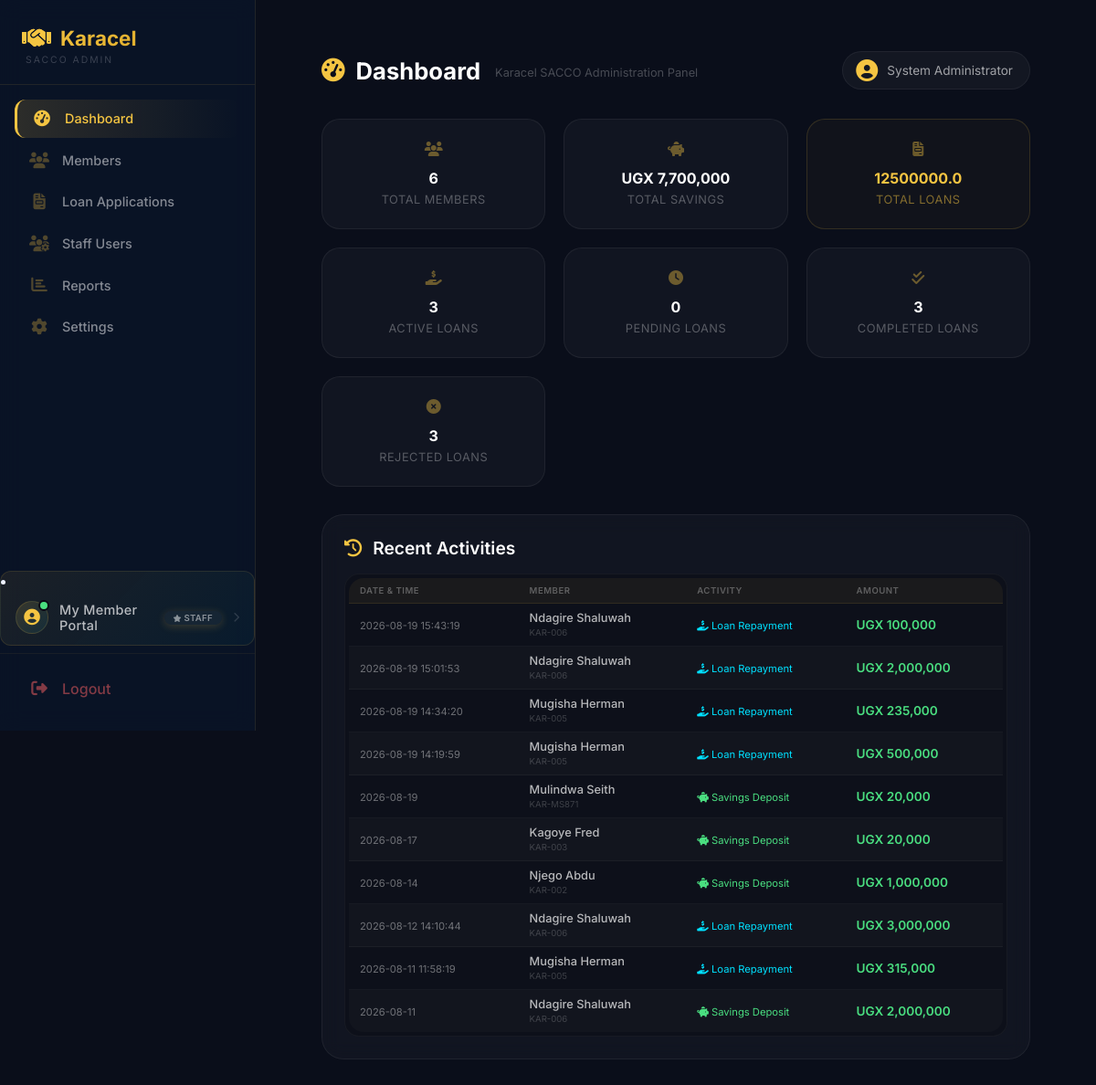
The app's page /admin/dashboard (signed in), older data.
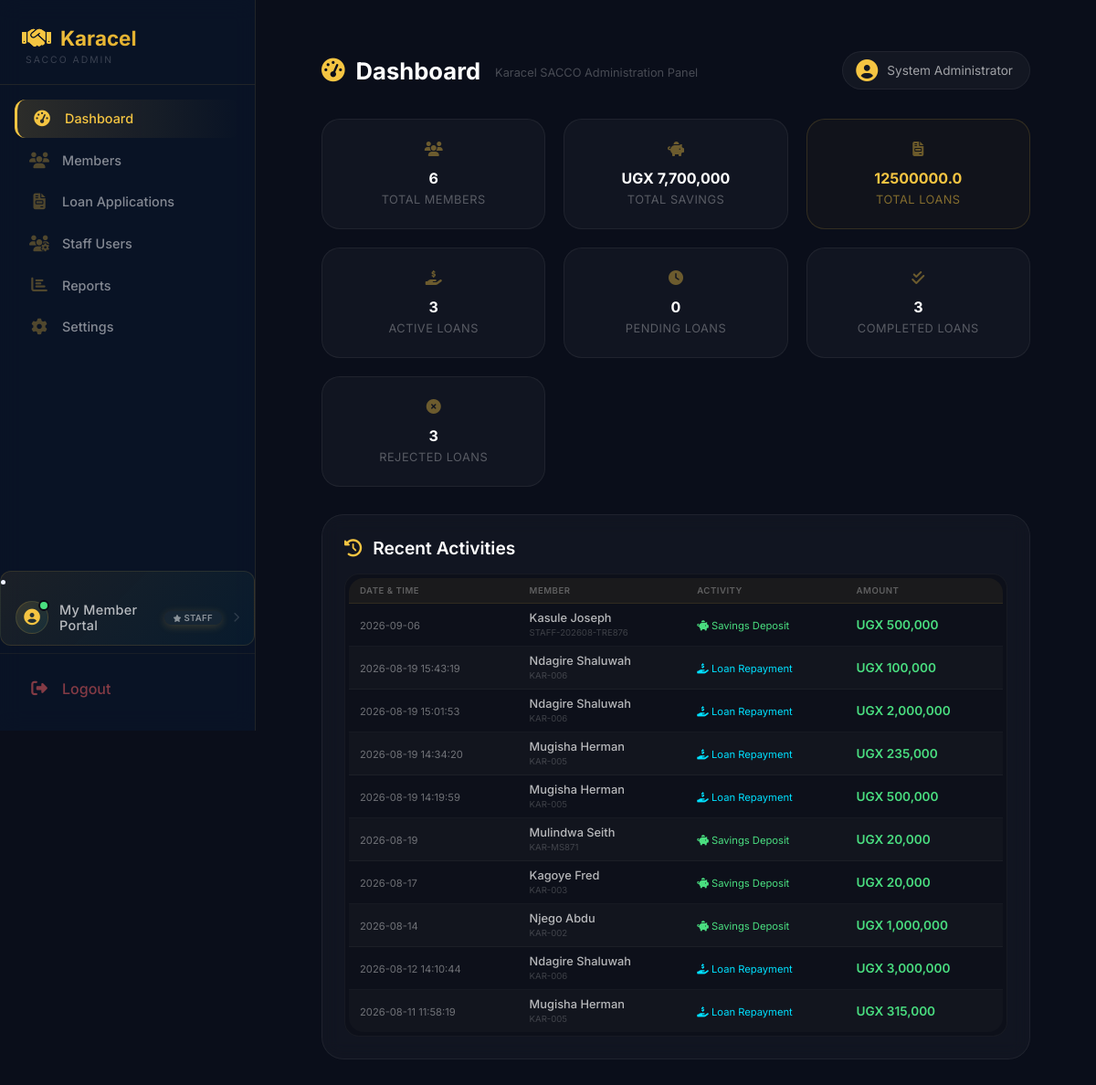
The same page, newer data.
### tables this page shows
CREATE TABLE users (
        id INTEGER PRIMARY KEY AUTOINCREMENT,
        full_name TEXT NOT NULL,
        gender TEXT,
        dob TEXT,
        sacco_number TEXT UNIQUE NOT NULL,
        email TEXT,
        phone TEXT,
        address TEXT,
        password TEXT NOT NULL,
        role TEXT DEFAULT 'member',
        status TEXT DEFAULT 'active',
        savings_balance REAL DEFAULT 0,
        next_of_kin_name TEXT,
        relationship TEXT,
        next_of_kin_phone TEXT,
        registration_date TIMESTAMP DEFAULT CURRENT_TIMESTAMP
    , kai_shares INTEGER DEFAULT 0, ks_shares INTEGER DEFAULT 0, kac_paid INTEGER DEFAULT 0, kac_paid_date TEXT, registration_fee_paid INTEGER DEFAULT 0, registration_fee_paid_date TEXT);

CREATE TABLE savings_deposits (
            id INTEGER PRIMARY KEY AUTOINCREMENT,
            user_id INTEGER NOT NULL,
            amount REAL NOT NULL,
            deposit_date TEXT NOT NULL,
            payment_method TEXT,
            receipt_number TEXT,
            notes TEXT,
            created_at TIMESTAMP DEFAULT CURRENT_TIMESTAMP, reference TEXT, savings_type TEXT DEFAULT "KAI", shares INTEGER DEFAULT 0,
            FOREIGN KEY (user_id) REFERENCES users(id)
        );

### app.py (the view, shortened to what this page needs)
@app.route("/admin/dashboard")
def admin_dashboard():
    if session.get("role") != "admin":
        return redirect("/login")
    conn = get_db()
    total_members = conn.execute("""
        SELECT COUNT(*) FROM users WHERE LOWER(role) = 'member'
    """).fetchone()[0]
    total_savings = conn.execute("""
        SELECT COALESCE(SUM(savings_balance), 0)
        FROM users
        WHERE LOWER(role) = 'member'
    """).fetchone()[0]
    monthly_savings = conn.execute("""
        SELECT COALESCE(SUM(amount), 0)
        FROM savings_deposits
        WHERE deposit_date >= date('now', 'start of month')
    """).fetchone()[0]
    total_deposits = conn.execute("""
        SELECT COUNT(*) FROM savings_deposits
    """).fetchone()[0]
    recent_deposits = conn.execute("""
        SELECT sd.*, u.full_name, u.sacco_number
        FROM savings_deposits sd
        JOIN users u ON sd.user_id = u.id
        ORDER BY sd.deposit_date DESC
        LIMIT 5
    """).fetchall()
    members = conn.execute("""
        SELECT
            u.*,
            COALESCE((SELECT COUNT(*) FROM loans WHERE user_id = u.id AND status IN ('approved', 'disbursed', 'active')), 0) as active_loans_count
        FROM users u
        WHERE LOWER(u.role) = 'member'
        ORDER BY u.id DESC
    """).fetchall()
    total_loans = conn.execute("""
        SELECT COALESCE(SUM(amount), 0)
        FROM loans
        WHERE status IN ('approved', 'disbursed', 'active')
    """).fetchone()[0]
    active_loans = conn.execute("""
        SELECT COUNT(*)
        FROM loans
        WHERE status IN ('approved', 'disbursed', 'active')
    """).fetchone()[0]
    pending_loans = conn.execute("""
        SELECT COUNT(*)
        FROM loans
        WHERE status = 'pending'
    """).fetchone()[0]
    approved_loans = conn.execute("""
        SELECT COUNT(*)
        FROM loans
        WHERE status = 'approved'
    """).fetchone()[0]
    rejected_loans = conn.execute("""
        SELECT COUNT(*)
        FROM loans
        WHERE status = 'rejected'
    """).fetchone()[0]
    disbursed_loans = conn.execute("""
        SELECT COUNT(*)
        FROM loans
        WHERE status = 'disbursed'
    """).fetchone()[0]
    completed_loans = conn.execute("""
        SELECT COUNT(*)
        FROM loans
        WHERE status = 'completed'
    """).fetchone()[0]
    loan_applications = conn.execute("""
        SELECT
            l.*,
            u.full_name,
            u.savings_balance,
            COALESCE((SELECT COUNT(*) FROM loan_guarantors WHERE loan_id = l.id AND status = 'active'), 0) as total_guarantors,
            COALESCE((SELECT COUNT(*) FROM loan_guarantors WHERE loan_id = l.id AND status = 'pending'), 0) as pending_guarantors
        FROM loans l
        JOIN users u ON l.user_id = u.id
        ORDER BY
            CASE
                WHEN l.status = 'pending' THEN 1
                WHEN l.status = 'approved' THEN 2
                WHEN l.status = 'disbursed' THEN 3
                WHEN l.status = 'active' THEN 4
                WHEN l.status = 'completed' THEN 5
                WHEN l.status = 'rejected' THEN 6
            END,
            l.application_date DESC
        LIMIT 50
    """).fetchall()
    recent_activities = conn.execute("""
        SELECT 'deposit' as type, sd.amount, sd.deposit_date as date, u.full_name, u.sacco_number
        FROM savings_deposits sd
        JOIN users u ON sd.user_id = u.id
        UNION ALL
        SELECT 'repayment' as type, r.amount, r.payment_date as date, u.full_name, u.sacco_number
        FROM repayments r
        JOIN users u ON r.user_id = u.id
        WHERE r.status = 'completed'
        ORDER BY date DESC
        LIMIT 10
    """).fetchall()
    staff_users = conn.execute("""
        SELECT
            u.*,
            COUNT(DISTINCT l.id) as loans_processed,
            COUNT(DISTINCT sd.id) as deposits_processed
        FROM users u
        LEFT JOIN loans l ON l.user_id = u.id
        LEFT JOIN savings_deposits sd ON sd.user_id = u.id
        WHERE LOWER(u.role) IN ('admin', 'chairperson', 'treasurer', 'secretary', 'publicity')
        GROUP BY u.id
        ORDER BY
            CASE
                WHEN LOWER(u.role) = 'admin' THEN 1
                WHEN LOWER(u.role) = 'chairperson' THEN 2
                WHEN LOWER(u.role) = 'treasurer' THEN 3
                WHEN LOWER(u.role) = 'secretary' THEN 4
                WHEN LOWER(u.role) = 'publicity' THEN 5
            END,
            u.full_name
    """).fetchall()
    staff_counts = {
        'treasurer': conn.execute("SELECT COUNT(*) FROM users WHERE LOWER(role) = 'treasurer'").fetchone()[0],
        'secretary': conn.execute("SELECT COUNT(*) FROM users WHERE LOWER(role) = 'secretary'").fetchone()[0],
        'publicity': conn.execute("SELECT COUNT(*) FROM users WHERE LOWER(role) = 'publicity'").fetchone()[0],
        'admin': conn.execute("SELECT COUNT(*) FROM users WHERE LOWER(role) IN ('admin', 'chairperson')").fetchone()[0]
    }
    today = datetime.now().strftime('%Y-%m-%d')
    settings = {}
    try:
        conn.row_factory = sqlite3.Row
        settings_row = conn.execute("SELECT * FROM system_settings LIMIT 1").fetchone()
        if settings_row:
            settings = dict(settings_row)
    except Exception as e:
        print(f"Error loading settings: {e}")
        settings = {
            'sacco_name': 'Karacel Association',
            'registration_number': 'SACCO/REG/2024/001',
            'savings_interest_rate': 6.5,
            'loan_interest_rate': 12,
            'penalty_rate': 5,
            'max_loan_amount': '10,000,000',
            'min_loan_amount': '10,000',
            'max_tenure': 24,
            'kai_share_price': 100000,
            'ks_share_price': 10000,
            'kac_annual_fee': 100000,
            'registration_fee': 20000
        }
    conn.close()
    return render_template(
        "admin/admin-dashboard.html",
        members=members,
        total_members=total_members,
        total_savings=total_savings,
        monthly_savings=monthly_savings,
        total_deposits=total_deposits,
        recent_deposits=recent_deposits,
        total_loans=total_loans,
        active_loans=active_loans,
        pending_loans=pending_loans,
        approved_loans=approved_loans,
        rejected_loans=rejected_loans,
        disbursed_loans=disbursed_loans,
        completed_loans=completed_loans,
        loan_applications=loan_applications,
        recent_activities=recent_activities,
        staff_users=staff_users,
        staff_counts=staff_counts,
        today=today,
        now=datetime.now(),
        settings=settings
    )

### app.py (called while the page is built)
def get_db():
    conn = sqlite3.connect("sacco.db")
    conn.row_factory = sqlite3.Row
    return conn

@app.context_processor
def inject_globals():
    from datetime import datetime
    completed_loans = 0
    try:
        if 'user_id' in session:
            role = session.get('role', '')
            if role in ['treasurer', 'admin', 'chairperson']:
                db = get_db()
                completed_loans = db.execute("SELECT COUNT(*) FROM loans WHERE status = 'completed'").fetchone()[0]
                db.close()
    except Exception as e:
        print(f"Error getting completed_loans: {e}")
    return {
        'now': datetime.now(),
        'completed_loans': completed_loans
    }

### templates/admin/admin-dashboard.html (shortened to what the changed rows need)
{% extends "admin/admin-base.html" %}
{% block content %}
<main class="admin-main-content">
    <div class="app-bar">
        <div class="app-bar-left">
            <h2 id="appBarTitle"> Dashboard</h2>
        </div>
    </div>
    <div id="dashboard-panel" class="content-panel active">
        <div class="action-card" style="margin-top: 16px;">
            <div class="table-wrapper">
                <table class="styled-table">
                    <thead>
                        <tr>
                            <th>Date & Time</th>
                            <th>Member</th>
                            <th>Activity</th>
                            <th>Amount</th>
                        </tr>
                    </thead>
                    <tbody>
                        {% if recent_activities %}
                            {% for activity in recent_activities %}
                            <tr>
                                <td>
                                    <span style="font-size:0.7rem; color:rgba(255,255,255,0.4);">
                                        {% if activity.created_at %}
                                            {{ activity.created_at|replace(' ', '<br>')|safe }}
                                        {% elif activity.deposit_date %}
                                            {{ activity.deposit_date }}
                                        {% elif activity.date %}
                                            {{ activity.date }}
                                        {% else %}
                                            {{ activity.payment_date or 'N/A' }}
                                        {% endif %}
                                    </span>
                                </td>
                                <td>
                                    <span style="font-weight:500;">{{ activity.full_name }}</span>
                                    <br>
                                    <span style="font-size:0.6rem; color:rgba(255,255,255,0.2);">{{ activity.sacco_number or '' }}</span>
                                </td>
                                <td>
                                    {% if activity.type == 'deposit' %}
                                        <span style="color: #4ade80; font-size:0.7rem;">
                                            <i class="fas fa-piggy-bank"></i> Savings Deposit
                                        </span>
                                    {% elif activity.type == 'repayment' %}
                                        <span style="color: #00e0ff; font-size:0.7rem;">
                                            <i class="fas fa-hand-holding-usd"></i> Loan Repayment
                                        </span>
                                    {% elif activity.type == 'loan' %}
                                        <span style="color: #f5c542; font-size:0.7rem;">
                                            <i class="fas fa-file-invoice"></i> Loan Application
                                        </span>
                                    {% else %}
                                        <span style="font-size:0.7rem;">{{ activity.type|title }}</span>
                                    {% endif %}
                                </td>
                                <td style="color: #4ade80; font-weight:600; font-size:0.85rem;">
                                    UGX {{ "{:,.0f}".format(activity.amount) }}
                                </td>
                            </tr>
                            {% endfor %}
                        {% endif %}
                    </tbody>
                </table>
            </div>
        </div>
    </div>
</main>
{% endblock %}

Row changes from the older to the newer data that the page shows:
no longer on this page (row unchanged): savings_deposits: date "2026-08-11", full_name "Ndagire Shaluwah", sacco_number "KAR-006", shows "Savings Deposit", amount "2,000,000"
added savings_deposits: date "2026-09-06", full_name "Kasule Joseph", sacco_number "STAFF-202608-TRE876", shows "Savings Deposit", amount "500,000"
